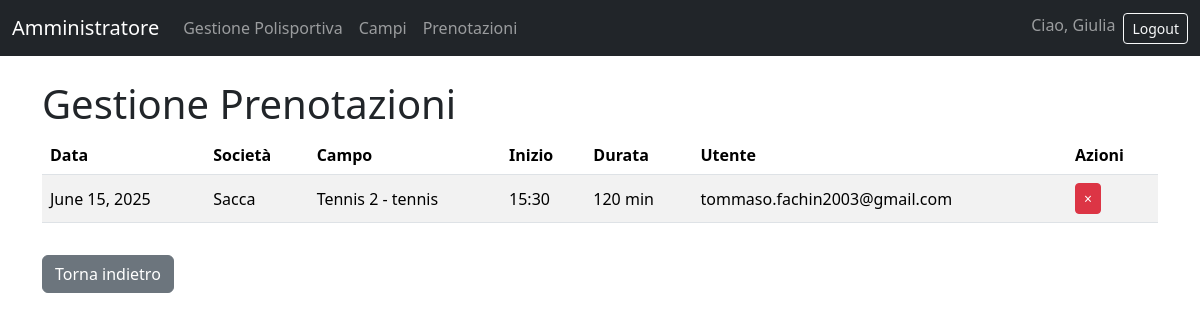
The app's page /accounts/gestione_prenotazioni/ (signed in), older data.
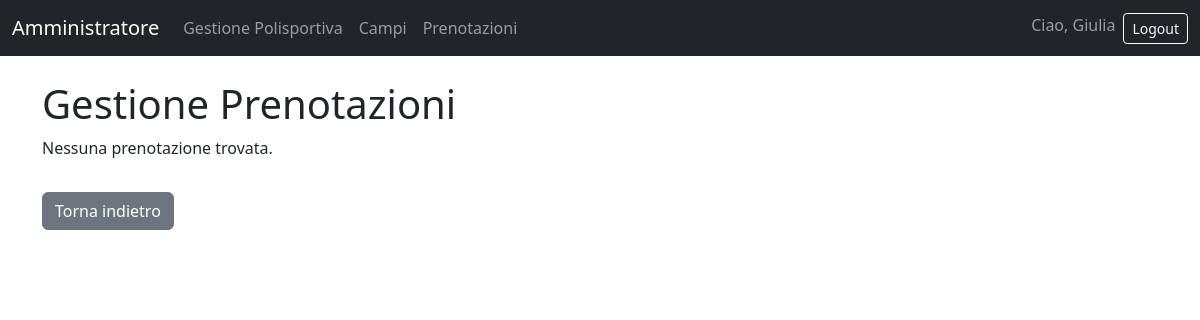
The same page, newer data.
### accounts/models.py (models this page shows, shortened)
class Prenotazione(models.Model):
    id=models.AutoField(primary_key=True)
    data = models.DateField()
    ora_inizio = models.TimeField()
    ora_fine = models.TimeField()
    durata = models.IntegerField()
    costo = models.DecimalField(max_digits=10, decimal_places=2)
    pagato = models.BooleanField(default=False)
    stato = models.CharField(
        max_length=20,
        choices=[('in attesa', 'in attesa'), ('accettata', 'accettata'), ('annullata', 'annullata')],
        default='accettata'
    )
    account = models.ForeignKey(Account, on_delete=models.CASCADE, related_name='prenotazioni')
    campo = models.ForeignKey(Campo, on_delete=models.CASCADE, related_name='prenotazioni')
    class Meta:
        unique_together = ('campo', 'data', 'ora_inizio', 'ora_fine')

class Campo(models.Model):
    id = models.AutoField(primary_key=True)
    nome = models.CharField(max_length=100)
    superficie = models.CharField(max_length=20, choices=[('terra', 'terra'), ('sintetico', 'sintetico'), ('erba', 'erba'), ('cemento', 'cemento')])
    tipo = models.CharField(max_length=20, choices=[('calcio a 5', 'calcio a 5'), ('tennis', 'tennis'), ('padel', 'padel')])
    polisportiva = models.ForeignKey(Polisportiva, on_delete=models.CASCADE, related_name='campi')

class Polisportiva(models.Model):
    id = models.AutoField(primary_key=True)
    nome = models.CharField(max_length=100, unique=True)
    città = models.CharField(max_length=100)
    indirizzo = models.CharField(max_length=200, unique=True)
    telefono = models.CharField(max_length=15, unique=True)
    email = models.EmailField(max_length=100, unique=True)

class Account(AbstractBaseUser, PermissionsMixin):
    id= models.AutoField(primary_key=True)
    nome = models.CharField(max_length=100)
    cognome = models.CharField(max_length=100)
    email = models.EmailField(max_length=100, unique=True)
    password = models.CharField(max_length=128)
    is_societario = models.BooleanField(default=False)
    polisportiva = models.ForeignKey(
        'Polisportiva',           # nome del modello a cui si riferisce
        on_delete=models.SET_NULL,
        null=True,
        blank=True
    )
    is_active = models.BooleanField(default=True)
    is_staff = models.BooleanField(default=False)
    USERNAME_FIELD = 'email'
    REQUIRED_FIELDS = ['nome', 'cognome']
    objects = AccountManager()

### accounts/views.py (the view)
# urls.py: path('gestione_prenotazioni/', views.gestione_prenotazioni, name='gestione_prenotazioni'),
@login_required
@user_passes_test(is_societario)
def gestione_prenotazioni(request):
    polisportiva = request.user.polisportiva  # Prendi la polisportiva dell'utente societario
    prenotazioni = Prenotazione.objects.filter(campo__polisportiva=polisportiva)
    if request.method == "POST":
        pren_id = request.POST.get("elimina")
        pren = get_object_or_404(Prenotazione, id=pren_id, campo__polisportiva=polisportiva)
        pren.delete()
        return redirect('gestione_prenotazioni')
    return render(request, 'accounts/gestione_prenotazioni.html', {'prenotazioni': prenotazioni})

### accounts/views.py (called while the page is built)
def is_societario(user):
        return user.is_authenticated and user.is_societario

### accounts/templates/accounts/gestione_prenotazioni.html (shortened to what this page needs)
{% load static %}
<link rel="stylesheet" href="{% static 'styles.css' %}">
<html>
<head>
    <link href="https://cdn.jsdelivr.net/npm/bootstrap@5.3.3/dist/css/bootstrap.min.css" rel="stylesheet">
</head>
<body>
{% include "accounts/navbar.html" %}
<div class="container mt-4">
    <h1>Gestione Prenotazioni</h1>
    {% if prenotazioni %}
    <table class="table table-striped align-middle">
        <thead>
            <tr>
                <th>Data</th>
                <th>Società</th>
                <th>Campo</th>
                <th>Inizio</th>
                <th>Durata</th>
                <th>Utente</th>
                <th>Azioni</th>
            </tr>
        </thead>
        <tbody>
        {% for p in prenotazioni %}
            <tr>
                <td>{{ p.data }}</td>
                <td>{{ p.campo.polisportiva.nome }}</td>
                <td>{{ p.campo.nome }} - {{ p.campo.tipo }}</td>
                <td>{{ p.ora_inizio|time:"H:i" }}</td>
                <td>{{ p.durata }} min</td>
                <td>{{ p.account.email }}</td>
                <td>
                    <form method="post" style="display:inline;">
                        <button name="elimina" value="{{ p.id }}" class="btn btn-danger btn-sm" onclick="return confirm('Eliminare questa prenotazione?')">
                            <span aria-hidden="true">&times;</span>
                        </button>
                    </form>
                </td>
            </tr>
        {% endfor %}
        </tbody>
    </table>
    {% else %}
        <p>Nessuna prenotazione trovata.</p>
    {% endif %}
    <a href="{% url 'gestione_polisportiva_home' %}" class="btn btn-secondary mt-3">Torna indietro</a>
</div>
</body>
</html>

Row changes from the older to the newer data that the page shows:
removed Prenotazione: data "June 15, 2025", campo.polisportiva.nome "Sacca", campo.nome "Tennis 2", campo.tipo "tennis", ora_inizio "15:30", durata "120", account.email "tommaso.fachin2003@gmail.com", {{ p.id }} 7 (drawn)
Text that changed along with them:
text no longer shown: "Data Società Campo Inizio Durata Utente Azioni"
text now shown: "Nessuna prenotazione trovata."
